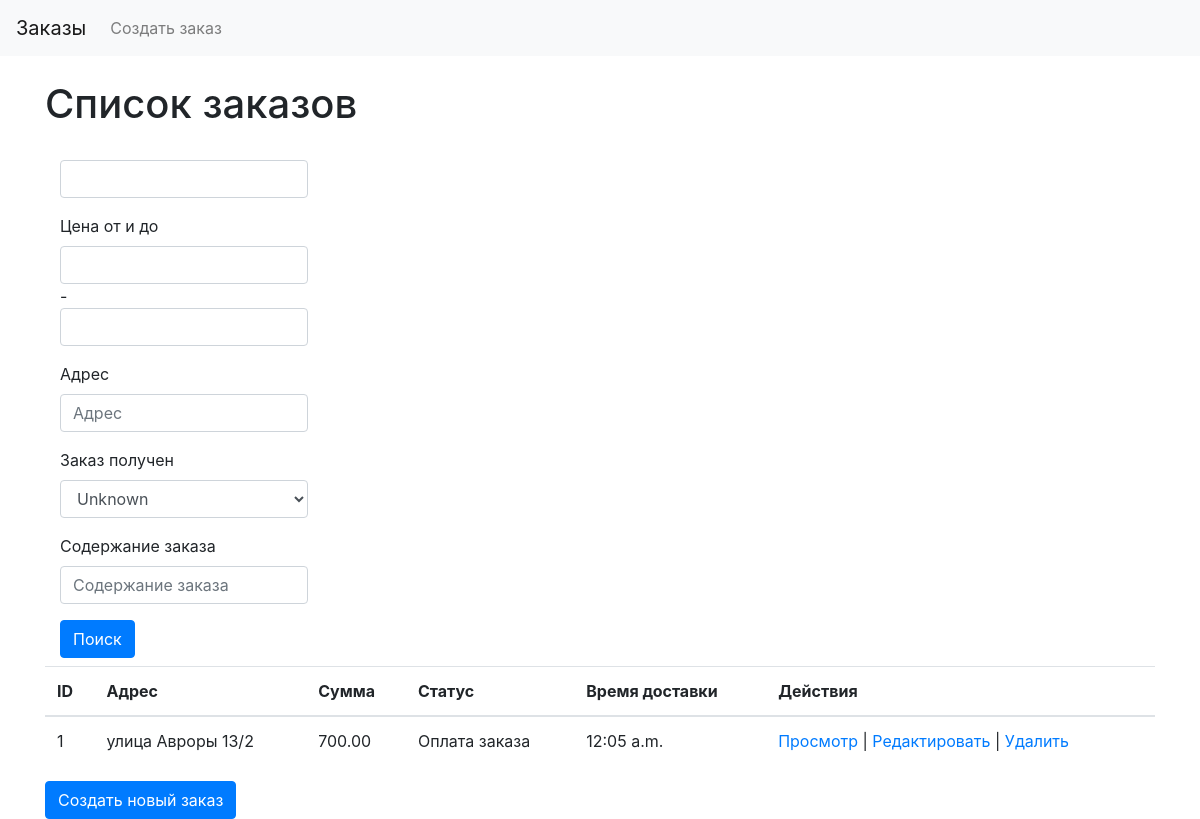
/, run on an earlier commit of the app's database.
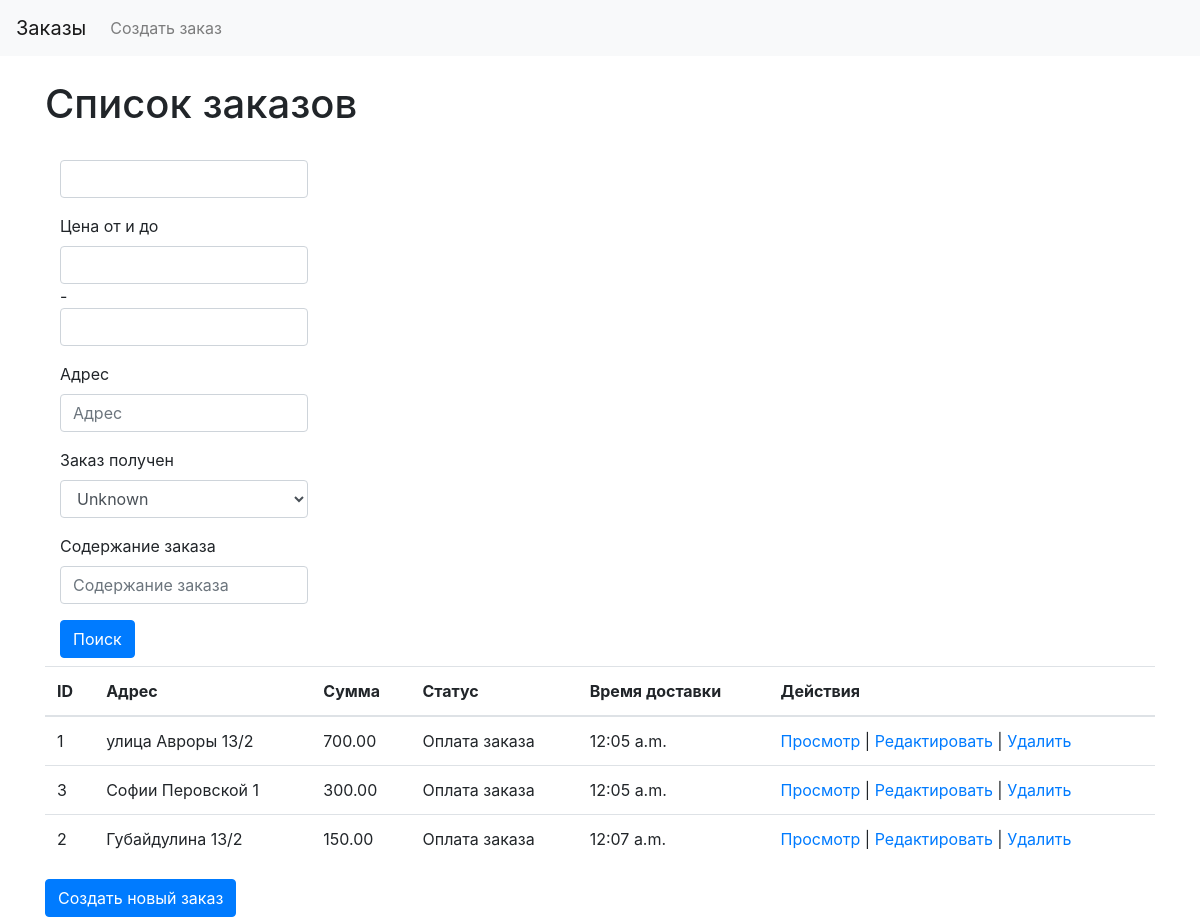
And on a later commit of the database.
### core/models.py (models this page shows, shortened)
class Order(models.Model):
    class DeliveryStatus(models.TextChoices):
        PAYING = 'PAYING', 'Оплата заказа'
        PREPARING = 'PREPARING', 'Заказ готовится'
        DELIVERING = 'DELIVERING', 'Заказ доставляется'
        RECEIVED = 'RECEIVED', 'Заказ получен'
    class PaymentMethod(models.TextChoices):
        BANK_CARD = 'BANK_CARD', 'Банковская карта'
    products = models.ManyToManyField(to=Product, related_name='orders',
                                      verbose_name='Товары')
    cafe = models.ForeignKey(to=Cafe, on_delete=models.PROTECT, related_name='orders', verbose_name='Кофейни',
                             null=True)
    sum = models.DecimalField(verbose_name='Сумма', max_digits=10, decimal_places=2, null=True, blank=True)
    delivery_status = models.CharField('Статус доставки', max_length=100, choices=DeliveryStatus.choices,
                                       default=DeliveryStatus.PAYING, null=True, blank=True)
    payment_method = models.CharField('Способ оплаты', max_length=100, choices=PaymentMethod.choices, null=True)
    address = models.TextField('Адрес', null=True, blank=True)
    waiting_time = models.TimeField('Время доставки', null=True, blank=True)
    class Meta:
        verbose_name = 'Заказ'
        verbose_name_plural = 'Заказы'
        ordering = ('waiting_time',)

### core/views.py (the view)
# urls.py: path('', OrderListView.as_view(), name='order_list'),
class OrderListView(FilterView):
    model = Order
    template_name = 'orders/order_list.html'
    context_object_name = 'orders'
    filterset_class = filters.Order

### templates/orders/order_list.html (shortened to what this page needs)
{% extends 'base.html' %}
{% load django_bootstrap5 %}
{% block content %}
    <h1>Список заказов</h1>
    <div class="filter">
        <div class="col-md-3">
            <div class="card_body mb-2">
                <form method="get">
                    {% bootstrap_form filter.form %}
                    {% bootstrap_button button_type="submit" content="Поиск" %}
                </form>
            </div>
        </div>
    </div>
    <table class="table">
        <thead>
            <tr>
                <th>ID</th>
                <th>Адрес</th>
                <th>Сумма</th>
                <th>Статус</th>
                <th>Время доставки</th>
                <th>Действия</th>
            </tr>
        </thead>
        <tbody>
            {% for order in orders %}
            <tr>
                <td>{{ order.id }}</td>
                <td>{{ order.address|truncatechars:30 }}</td>
                <td>{{ order.sum }}</td>
                <td>{{ order.get_delivery_status_display }}</td>
                <td>{{ order.waiting_time }}</td>
                <td>
                    <a href="{% url 'order_detail' order.pk %}">Просмотр</a> |
                    <a href="{% url 'order_update' order.pk %}">Редактировать</a> |
                    <a href="{% url 'order_delete' order.pk %}">Удалить</a>
                </td>
            </tr>
            {% empty %}
            <tr>
                <td colspan="6">Заказы отсутствуют</td>
            </tr>
            {% endfor %}
        </tbody>
    </table>
    <a href="{% url 'order_create' %}" class="btn btn-primary">Создать новый заказ</a>
{% endblock %}

### templates/base.html (shortened to what this page needs)
<!DOCTYPE html>
<html lang="ru">
<head>
    <link rel="stylesheet" href="https://stackpath.bootstrapcdn.com/bootstrap/4.5.2/css/bootstrap.min.css">
</head>
<body>
    <nav class="navbar navbar-expand-lg navbar-light bg-light">
        <a class="navbar-brand" href="{% url 'order_list' %}">Заказы</a>
        <ul class="navbar-nav mr-auto">
            <li class="nav-item">
                <a class="nav-link" href="{% url 'order_create' %}">Создать заказ</a>
            </li>
        </ul>
    </nav>
    <div class="container mt-4">
        {% block content %}{% endblock %}
    </div>
</body>
</html>

What changed in the data, as far as the page shows it:
added Order: id "3", address "Софии Перовской 1", sum "300.00", delivery_status "Оплата заказа", waiting_time "12:05 a.m."
added Order: id "2", address "Губайдулина 13/2", sum "150.00", delivery_status "Оплата заказа", waiting_time "12:07 a.m."
